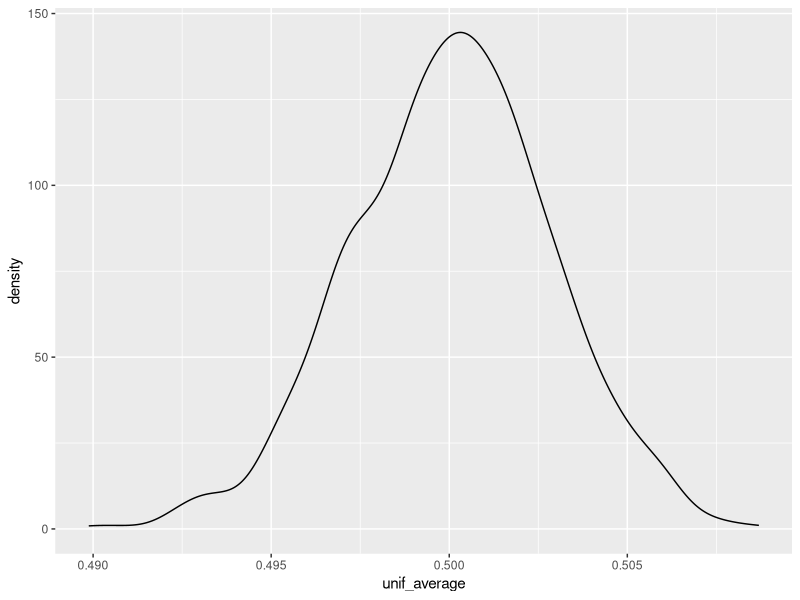

Reproduce this figure in R.
library(ggplot2)
library(MASS)

N <- 10000
repeat_times <- 1000

unif_a <- 0
unif_b <- 1

unif_mean <- (unif_b + unif_a)/2
unif_sd <- sqrt((unif_b - unif_a)^2/12)
sample_sd <- unif_sd/sqrt(N)

unif_average <- sapply(seq(1, repeat_times), 
                   function(i){
                     random_unif <- runif(N, unif_a, unif_b)
                     return(mean(random_unif))
                   })

ggplot(data =NULL)+
  geom_density(aes(unif_average))
 
print(c(unif_mean, sample_sd))
fitdistr(unif_average, "normal")
